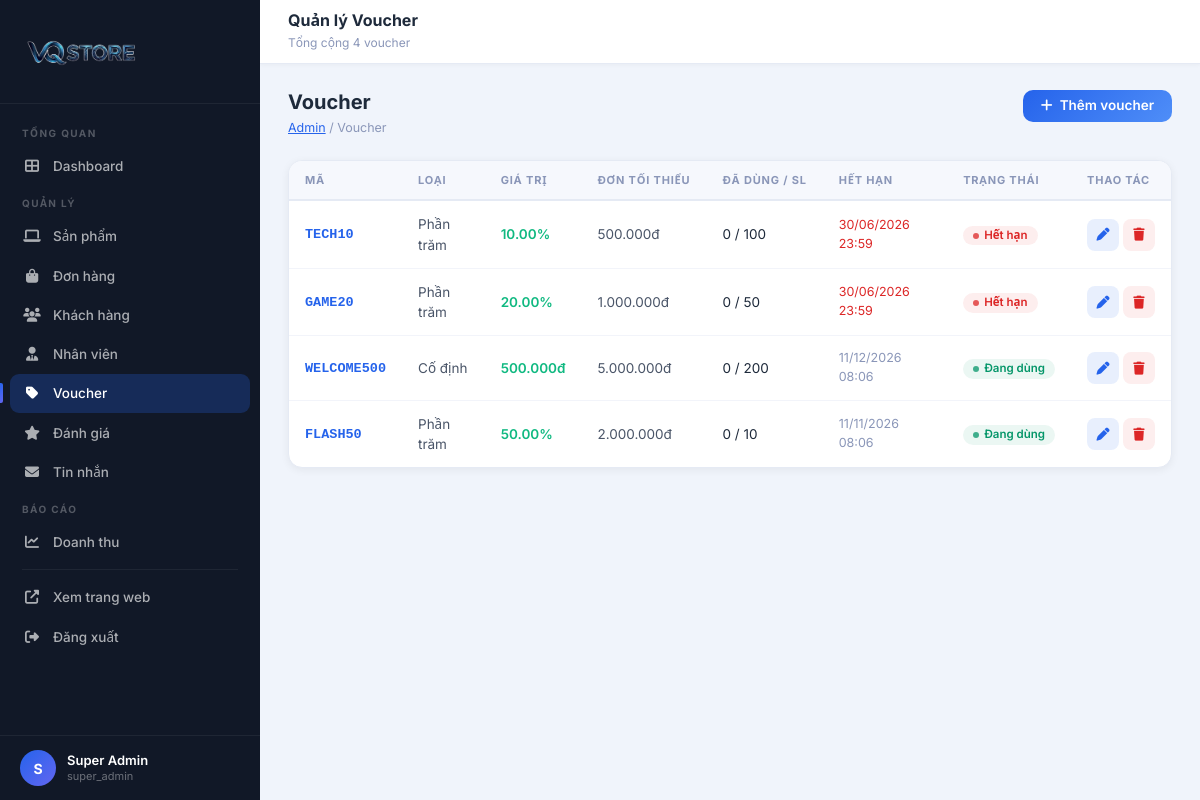
The app's page /admin/vouchers (signed in) with its own data.
### tables this page shows
CREATE TABLE `phieu_giam_gia` (
    `id` INT AUTO_INCREMENT PRIMARY KEY,
    `ma_phieu` VARCHAR(50) NOT NULL UNIQUE,
    `loai` ENUM('percent','fixed') DEFAULT 'percent',
    `gia_tri` DECIMAL(15,2) NOT NULL,
    `don_hang_toi_thieu` DECIMAL(15,2) DEFAULT 0,
    `giam_toi_da` DECIMAL(15,2) DEFAULT NULL,
    `so_luong` INT DEFAULT 0,
    `so_lan_dung` INT DEFAULT 0,
    `ngay_het_han` DATETIME DEFAULT NULL,
    `dang_hoat_dong` TINYINT(1) DEFAULT 1,
    `ngay_tao` TIMESTAMP DEFAULT CURRENT_TIMESTAMP
);

### controllers/DieuKhienQuanTri.php (called while the page is built, shortened)
<?php
class DieuKhienQuanTri {
    public function vouchers($param = null) {
        require_once ROOT_PATH . '/models/PhieuGiamGia.php';
        $phieuModel = new PhieuGiamGia();
        $vouchers = $phieuModel->getAll();
        require_once ROOT_PATH . '/views/quan_tri/phieu_giam_gia.php';
    }
}

### config/co_so_du_lieu.php (called while the page is built, shortened)
<?php
class Database
{
    private static $instance = null;
    private $pdo;
    private function __construct()
    {
        $dsn = "mysql:host=" . DB_HOST . ";dbname=" . DB_NAME . ";charset=" . DB_CHARSET;
        $options = [
            PDO::ATTR_ERRMODE => PDO::ERRMODE_EXCEPTION,
            PDO::ATTR_DEFAULT_FETCH_MODE => PDO::FETCH_ASSOC,
            PDO::ATTR_EMULATE_PREPARES => false,
        ];
        try {
            $this->pdo = new PDO($dsn, DB_USER, DB_PASS, $options);
        } catch (PDOException $e) {
            if (DEBUG) {
                die("Database connection failed: " . $e->getMessage());
            } else {
                die("Database connection failed.");
            }
        }
    }
    public static function getInstance()
    {
        if (self::$instance === null) {
            self::$instance = new self();
        }
        return self::$instance;
    }
    public function query($sql, $params = [])
    {
        $stmt = $this->pdo->prepare($sql);
        $stmt->execute($params);
        return $stmt;
    }
    public function fetchAll($sql, $params = [])
    {
        return $this->query($sql, $params)->fetchAll();
    }
}
function db()
{
    return Database::getInstance();
}

### models/PhieuGiamGia.php (called while the page is built, shortened)
<?php
class PhieuGiamGia {
    private $db;
    public function __construct() {
        $this->db = db();
    }
    public function getAll() {
        return $this->db->fetchAll("SELECT * FROM phieu_giam_gia ORDER BY ngay_tao DESC");
    }
}

### thu_vien/ham.php (called while the page is built, shortened)
<?php
function formatPrice($amount) {
    return number_format($amount, 0, ',', '.') . 'đ';
}

### views/quan_tri/phieu_giam_gia.php (the view, shortened to what this page needs)
<!DOCTYPE html>
<html lang="vi">
<head>
    <link href="https://cdn.jsdelivr.net/npm/bootstrap@5.3.0/dist/css/bootstrap.min.css" rel="stylesheet">
    <link href="https://cdnjs.cloudflare.com/ajax/libs/font-awesome/6.4.0/css/all.min.css" rel="stylesheet">
    <link rel="stylesheet" href="<?= ASSETS_URL ?>/css/admin.css">
</head>
<body>
<div class="admin-wrapper">
<?php include __DIR__ . '/_thanh_ben.php'; ?>
<div class="admin-main">
    <header class="admin-topbar">
        <div class="admin-topbar-title">
            <h5>Quản lý Voucher</h5>
            <small>Tổng cộng <?= count($vouchers ?? []) ?> voucher</small>
        </div>
    </header>
    <div class="admin-content">
        <div class="admin-page-header">
            <div>
                <h4 class="admin-page-title">Voucher</h4>
                <div class="admin-page-breadcrumb"><a href="<?= SITE_URL ?>/admin">Admin</a> / Voucher</div>
            </div>
            <button class="btn-admin btn-admin-primary" onclick="openAddModal()">
                <i class="fas fa-plus"></i> Thêm voucher
            </button>
        </div>
        <div class="admin-card">
            <div class="admin-table-wrap">
                <table class="admin-table">
                    <thead><tr>
                        <th>Mã</th><th>Loại</th><th>Giá trị</th><th>Đơn tối thiểu</th>
                        <th>Đã dùng / SL</th><th>Hết hạn</th><th>Trạng thái</th><th>Thao tác</th>
                    </tr></thead>
                    <tbody>
                    <?php if (!empty($vouchers)): foreach ($vouchers as $v): ?>
                    <?php
                        $expired = $v['ngay_het_han'] && strtotime($v['ngay_het_han']) < time();
                        $depleted = $v['so_luong'] > 0 && $v['so_lan_dung'] >= $v['so_luong'];
                    ?>
                    <tr>
                        <td><strong style="color:#2563eb;font-family:monospace;"><?= htmlspecialchars($v['ma_phieu']) ?></strong></td>
                        <td><?= $v['loai'] === 'percent' ? 'Phần trăm' : 'Cố định' ?></td>
                        <td style="font-weight:600;color:#10b981;">
                            <?= $v['loai'] === 'percent' ? $v['gia_tri'].'%' : formatPrice($v['gia_tri']) ?>
                        </td>
                        <td><?= $v['don_hang_toi_thieu'] > 0 ? formatPrice($v['don_hang_toi_thieu']) : '—' ?></td>
                        <td>
                            <span style="color:<?= $depleted ? '#dc2626' : '#1e2a3b' ?>;">
                                <?= $v['so_lan_dung'] ?> / <?= $v['so_luong'] ?: '∞' ?>
                            </span>
                        </td>
                        <td style="font-size:12.5px;color:<?= $expired ? '#dc2626' : '#8a96b8' ?>;">
                            <?= $v['ngay_het_han'] ? date('d/m/Y H:i', strtotime($v['ngay_het_han'])) : '—' ?>
                        </td>
                        <td>
                            <?php if ($expired): ?>
                            <span class="badge-status inactive">Hết hạn</span>
                            <?php elseif (!$v['dang_hoat_dong']): ?>
                            <span class="badge-status inactive">Tắt</span>
                            <?php else: ?>
                            <span class="badge-status active">Đang dùng</span>
                            <?php endif; ?>
                        </td>
                        <td>
                            <div class="d-flex gap-1">
                                <button class="admin-action-btn edit" title="Sửa"
                                        onclick="openEditModal(<?= htmlspecialchars(json_encode($v), ENT_QUOTES) ?>)">
                                    <i class="fas fa-pen"></i>
                                </button>
                                <a href="<?= SITE_URL ?>/admin/vouchers/delete?id=<?= $v['id'] ?>"
                                   class="admin-action-btn delete" title="Xóa"
                                   onclick="return confirm('Xóa voucher <?= htmlspecialchars(addslashes($v['ma_phieu'])) ?>?')">
                                    <i class="fas fa-trash"></i>
                                </a>
                            </div>
                        </td>
                    </tr>
                    <?php endforeach; endif; ?>
                    </tbody>
                </table>
            </div>
        </div>
    </div>
</div>
</div>
</body></html>

### assets/css/admin.css (style rules this page uses)
:root { --adm-sidebar-w: 260px; --adm-sidebar-bg: #111827; --adm-header-h: 64px; --adm-content-bg: #f0f4fb; --adm-card-bg: #ffffff; --adm-border: #e5eaf4; --adm-text: #1e2a3b; --adm-text-2: #4a5568; --adm-text-muted: #8a96b8; --adm-primary: #2563eb; --adm-primary-lt: rgba(37,99,235,.1); --adm-green: #059669; --adm-amber: #d97706; --adm-red: #dc2626; --adm-purple: #7c3aed; --adm-radius: 14px; --adm-shadow-sm: 0 2px 8px rgba(0,0,0,.06); --adm-shadow-md: 0 4px 18px rgba(0,0,0,.09); --adm-shadow-lg: 0 12px 40px rgba(0,0,0,.13); }
.admin-wrapper *, .admin-wrapper *::before, .admin-wrapper *::after { box-sizing: border-box; }
.admin-wrapper { display: flex; min-height: 100vh; background: var(--adm-content-bg); font-family: 'Inter', system-ui, -apple-system, sans-serif; font-size: 14px; color: var(--adm-text); }
.admin-main { margin-left: var(--adm-sidebar-w); flex: 1; min-width: 0; max-width: calc(100% - var(--adm-sidebar-w)); display: flex; flex-direction: column; min-height: 100vh; }
.admin-topbar { background: #fff; height: var(--adm-header-h); border-bottom: 1px solid var(--adm-border); position: sticky; top: 0; z-index: 100; display: flex; align-items: center; padding: 0 28px; gap: 16px; box-shadow: 0 1px 4px rgba(0,0,0,.04); flex-shrink: 0; }
.admin-topbar-title { flex: 1; }
.admin-topbar-title h5 { font-size: 16px; font-weight: 700; color: var(--adm-text); margin: 0; line-height: 1.2; }
.admin-topbar-title small { font-size: 12px; color: var(--adm-text-muted); }
.admin-content { padding: 26px 28px; flex: 1; }
.admin-page-header { display: flex; justify-content: space-between; align-items: flex-start; margin-bottom: 22px; flex-wrap: wrap; gap: 14px; }
.admin-page-title { font-size: 20px; font-weight: 700; color: var(--adm-text); margin: 0; }
.admin-page-breadcrumb { font-size: 12.5px; color: var(--adm-text-muted); margin-top: 5px; }
.admin-page-breadcrumb a { color: var(--adm-primary); }
.admin-card { background: var(--adm-card-bg); border-radius: var(--adm-radius); border: 1px solid var(--adm-border); box-shadow: var(--adm-shadow-sm); overflow: hidden; margin-bottom: 22px; }
.admin-table-wrap { overflow-x: auto; }
.admin-table { width: 100%; border-collapse: collapse; }
.admin-table thead tr { background: #f6f8fd; border-bottom: 2px solid var(--adm-border); }
.admin-table th { padding: 11px 16px; font-size: 11px; font-weight: 700; text-transform: uppercase; letter-spacing: .8px; color: var(--adm-text-muted); white-space: nowrap; }
.admin-table td { padding: 13px 16px; font-size: 13.5px; color: var(--adm-text-2); border-bottom: 1px solid #f2f4fa; vertical-align: middle; }
.admin-table tbody tr:last-child td { border-bottom: none; }
.badge-status { display: inline-flex; align-items: center; gap: 5px; padding: 4px 10px; border-radius: 20px; font-size: 11.5px; font-weight: 600; white-space: nowrap; line-height: 1; }
.badge-status::before { content: ''; width: 6px; height: 6px; border-radius: 50%; background: currentColor; opacity: .75; }
.badge-status.active, .badge-status.completed { background: rgba(5,150,105,.08); color: #059669; }
.badge-status.inactive { background: rgba(220,38,38,.08); color: #dc2626; }
.admin-action-btn { width: 32px; height: 32px; border-radius: 8px; border: none; cursor: pointer; display: inline-flex; align-items: center; justify-content: center; font-size: 13px; transition: all .2s; text-decoration: none; }
.admin-action-btn.edit { background: rgba(37,99,235,.1); color: #2563eb; }
.admin-action-btn.delete { background: rgba(220,38,38,.08); color: #dc2626; }
.btn-admin { display: inline-flex; align-items: center; gap: 7px; padding: 9px 18px; border-radius: 10px; font-size: 13.5px; font-weight: 600; border: none; cursor: pointer; transition: all .22s; text-decoration: none; white-space: nowrap; font-family: inherit; line-height: 1; }
.btn-admin-primary { background: linear-gradient(135deg,#2563eb,#4f8ef8); color: #fff; }

### records on screen
phieu_giam_gia: ma_phieu "TECH10", loai "Phần trăm", gia_tri "10.00", don_hang_toi_thieu "500.000đ", so_lan_dung "0", so_luong "100", ngay_het_han "30/06/2026 23:59", shows "Hết hạn"
phieu_giam_gia: ma_phieu "GAME20", loai "Phần trăm", gia_tri "20.00", don_hang_toi_thieu "1.000.000đ", so_lan_dung "0", so_luong "50", ngay_het_han "30/06/2026 23:59", shows "Hết hạn"
phieu_giam_gia: ma_phieu "WELCOME500", loai "Cố định", gia_tri "500.000đ", don_hang_toi_thieu "5.000.000đ", so_lan_dung "0", so_luong "200", ngay_het_han "11/12/2026 08:06", dang_hoat_dong "Đang dùng"
phieu_giam_gia: ma_phieu "FLASH50", loai "Phần trăm", gia_tri "50.00", don_hang_toi_thieu "2.000.000đ", so_lan_dung "0", so_luong "10", ngay_het_han "11/11/2026 08:06", dang_hoat_dong "Đang dùng"

### other values on screen
mb_strtoupper(mb_substr($admin['ho_ten'], 0, 1, 'UTF-8'), 'UTF-8') "S"
$admin['ho_ten'] "Super Admin"
$admin['vai_tro'] "super_admin"
count($vouchers ?? []) "4"
